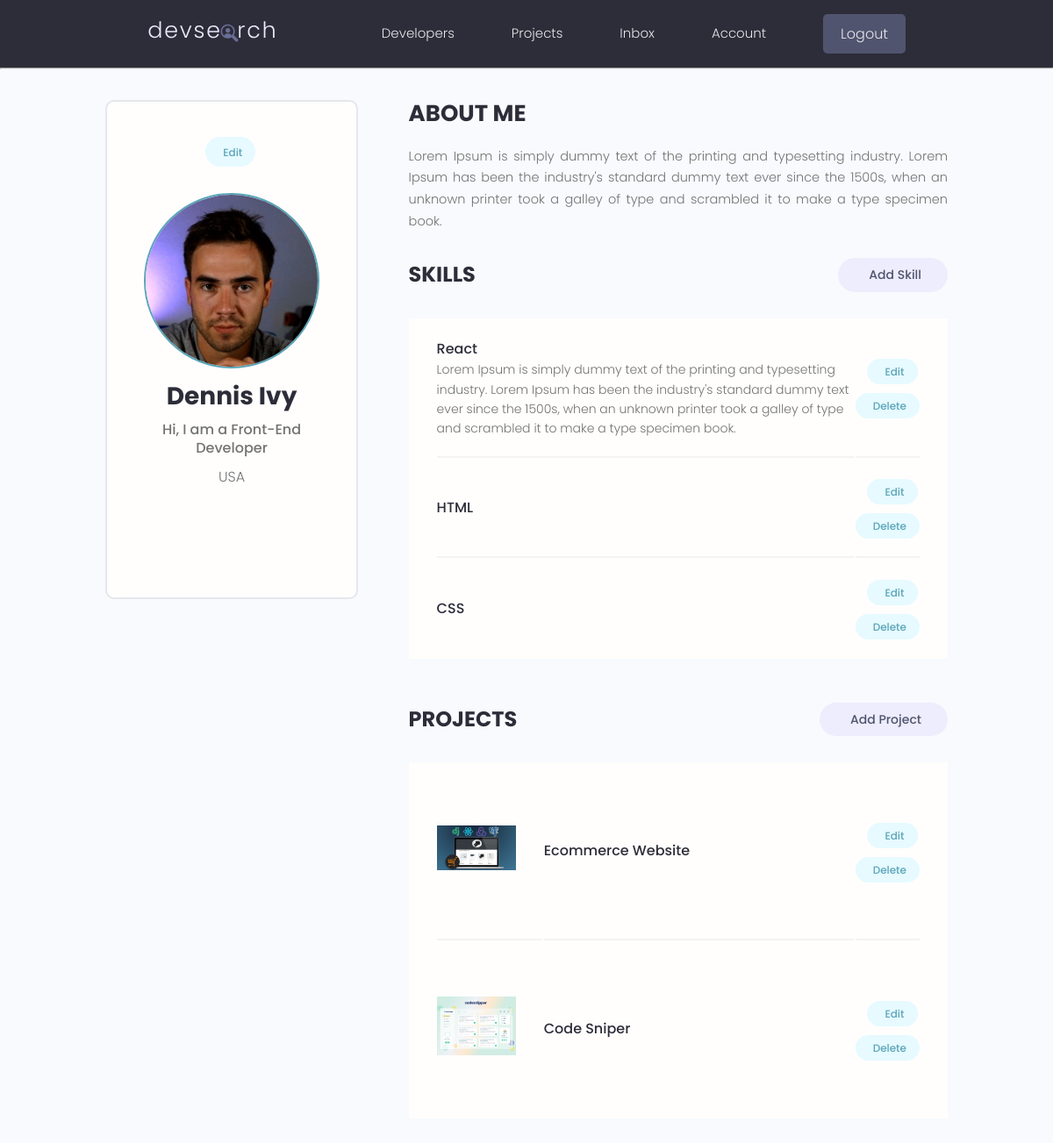
/account/ (signed in), run on an earlier commit of the app's database.
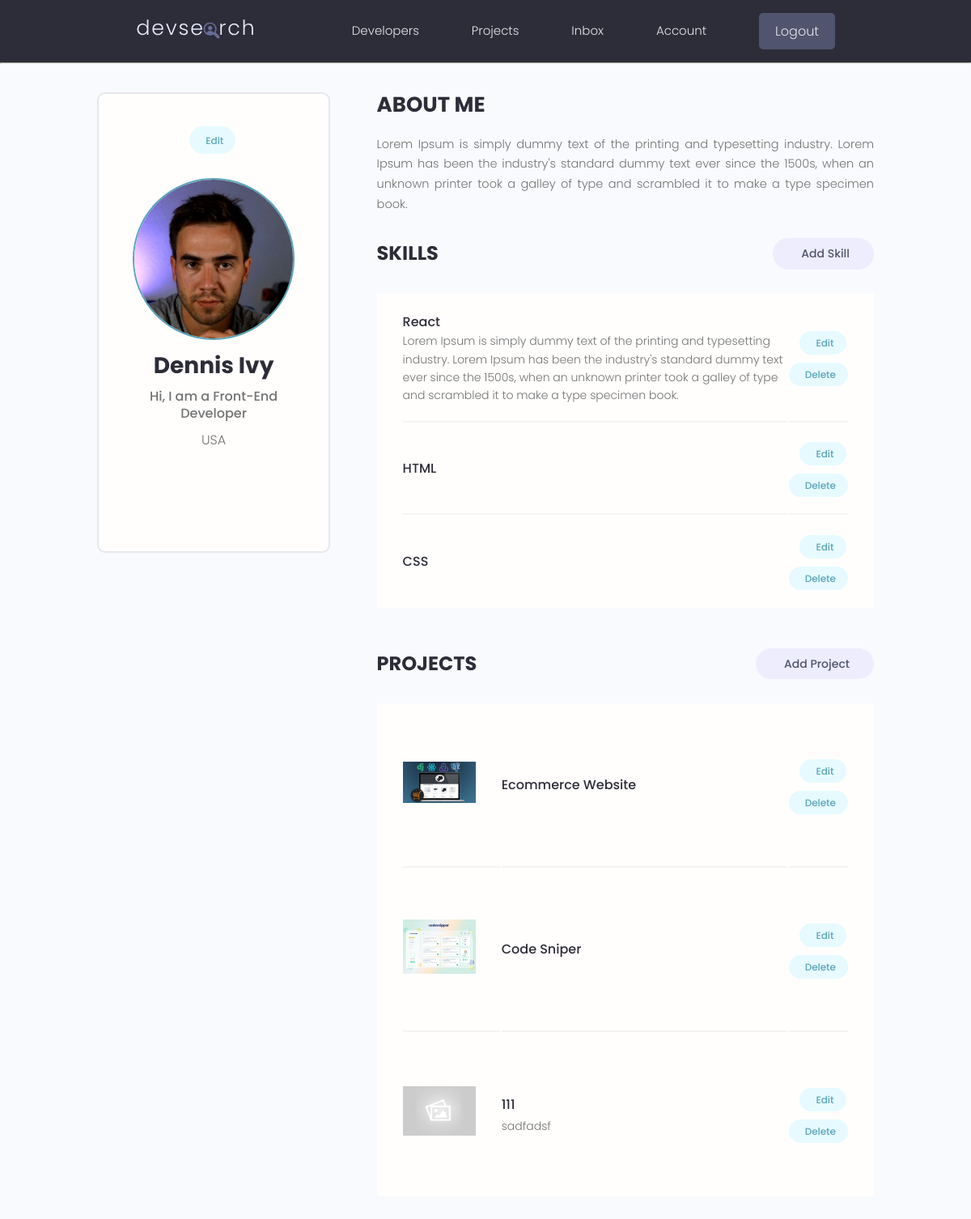
And on a later commit of the database.
### users/models.py (models this page shows, shortened)
class Skill(models.Model):
    owner = models.ForeignKey(Profile, on_delete=models.CASCADE, null=True, blank=True)
    name = models.CharField(max_length=200, null=True, blank=True)
    description = models.TextField(null=True, blank=True)
    created = models.DateTimeField(auto_now_add=True)
    id = models.UUIDField(default=uuid.uuid4, unique=True, primary_key=True, editable=False)

### projects/models.py (models this page shows, shortened)
class Project(models.Model):
    owner = models.ForeignKey(Profile, null=True, blank=True, on_delete=models.CASCADE)
    title = models.CharField(max_length=200)
    description = models.TextField(null=True, blank=True)
    featured_image = models.ImageField(null=True, blank=True, default="default.jpg")
    demo_link = models.CharField(max_length=200, null=True, blank=True)
    source_link = models.CharField(max_length=200, null=True, blank=True)
    tags = models.ManyToManyField('Tag', blank=True)
    vote_total = models.IntegerField(default=0, null=True, blank=True)
    vote_ratio = models.IntegerField(default=0, null=True, blank=True)
    created = models.DateTimeField(auto_now_add=True)
    id = models.UUIDField(default=uuid.uuid4, unique=True, primary_key=True, editable=False)
    class Meta:
        ordering = ['-vote_ratio', '-vote_total', 'title']
    @property
    def imageURL(self):
        try:
            url = self.featured_image.url
        except:
            url = ''
        return url

### users/views.py (the view)
# urls.py: path('account/', views.userAccount, name = "account"),
@login_required(login_url='login')
def userAccount(request):
    profile = request.user.profile
    skills = profile.skill_set.all()
    projects = profile.project_set.all()
    context = {"profile": profile, 'skills': skills, 'projects': projects}
    return render(request, 'users/account.html', context)

### users/models.py (called while the page is built)
    @property
    def imageURL(self):
        try:
            url = self.profile_image.url
        except:
            url = ''
        return url

### users/templates/users/account.html (shortened to what this page needs)
{% extends 'main.html' %}
{% block content %}
 <main class="settingsPage profile my-md">
    <div class="container">
      <div class="layout">
        <div class="column column--1of3">
          <div class="card text-center">
            <div class="card__body dev">
              <a class="tag tag--pill tag--main settings__btn" href="{% url 'edit-account' %}"> Edit</a>
              <img class="avatar avatar--xl dev__avatar" src="{{ profile.imageURL }}"/>
              <h2 class="dev__name">{{ profile.name }}</h2>
              <p class="dev__title">{{ profile.short_intro }}</p>
              <p class="dev__location">{{ profile.location }}</p>
              <ul class="dev__social">
              </ul>
            </div>
          </div>
        </div>
        <div class="column column--2of3">
          <div class="devInfo">
            <h3 class="devInfo__title">About Me</h3>
            <p class="devInfo__about">
              {{profile.bio}}
            </p>
          </div>
          <div class="settings">
            <h3 class="settings__title">Skills</h3>
            <a class="tag tag--pill tag--sub settings__btn tag--lg" href="{% url 'create-skill' %}"> Add Skill</a>
          </div>
          <table class="settings__table">
            {% for skill in skills %}
            <tr>
              <td class="settings__tableInfo">
                <h4>{{skill.name}}</h4>
                <p>
                  {{skill.description}}
                </p>
              </td>
              <td class="settings__tableActions">
                <a class="tag tag--pill tag--main settings__btn" href="{% url 'update-skill' skill.id %}"> Edit</a>
                <a class="tag tag--pill tag--main settings__btn" href="{% url 'delete-skill' skill.id %}?next=/account">
                  Delete</a>
              </td>
            </tr>
            {% endfor %}
          </table>
          <div class="settings">
            <h3 class="settings__title">Projects</h3>
            <a class="tag tag--pill tag--sub settings__btn tag--lg" href="{% url 'create-project' %}"> Add Project</a>
          </div>
          <table class="settings__table">
            {% for project in projects %}
            <tr>
              <td class="settings__thumbnail">
                <a href="{% url 'project' project.id %}"><img src="{{ project.imageURL }}" alt="Project Thumbnail" /></a>
              </td>
              <td class="settings__tableInfo">
                <a href="{% url 'project' project.id %}">{{project.title}}</a>
                <p>
                  {{ project.description|slice:"150" }}
                </p>
              </td>
              <td class="settings__tableActions">
                <a class="tag tag--pill tag--main settings__btn" href="{% url 'update-project' project.id %}"> Edit</a>
                <a class="tag tag--pill tag--main settings__btn" href="{% url 'delete-project' project.id %}?next=/account">
                  Delete</a>
              </td>
            </tr>
            {% endfor %}
          </table>
        </div>
      </div>
    </div>
  </main>
{% endblock %}

What changed in the data, as far as the page shows it:
added Project: imageURL (placeholder picture), title "111", description "sadfadsf"
